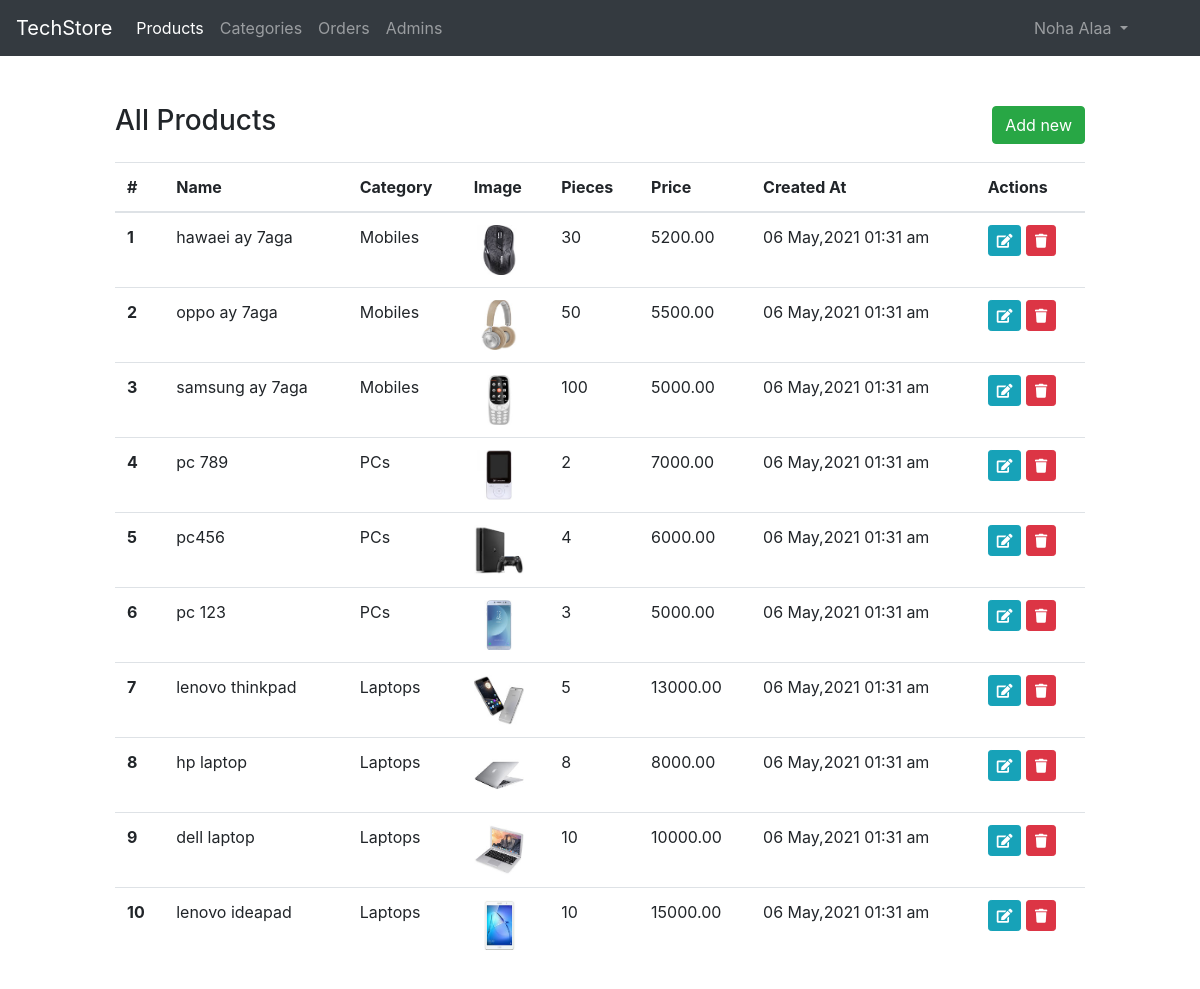
/admin/products.php (signed in), run on the app's committed database.
### tables this page shows
CREATE TABLE `products` (
  `id` int(10) UNSIGNED NOT NULL,
  `name` varchar(255) NOT NULL,
  `desc` text NOT NULL,
  `price` decimal(8,2) NOT NULL,
  `pieces_no` smallint(6) NOT NULL,
  `img` varchar(255) DEFAULT NULL,
  `cat_id` int(10) UNSIGNED DEFAULT NULL,
  `created_at` datetime NOT NULL DEFAULT current_timestamp()
);

CREATE TABLE `cats` (
  `id` int(10) UNSIGNED NOT NULL,
  `name` varchar(255) NOT NULL,
  `created_at` datetime NOT NULL DEFAULT current_timestamp()
);

### app.php (called while the page is built, shortened)
<?php
$session = new Session;
?>

### classes/Session.php (called while the page is built, shortened)
<?php
class Session
{
    public function get(string $key)
    {
        return $_SESSION[$key];
    }
}
?>

### classes/Models/Product.php (called while the page is built, shortened)
<?php
class Product extends Db
{
    public function __construct()
    {
        $this->table = "products";
    }
    public function selectAllWithCats(string $fields = "*") : array
    {
        $sql = "SELECT $fields FROM $this->table JOIN cats
            ON $this->table.cat_id = cats.id
            ORDER BY $this->table.id DESC";
        $result = mysqli_query($this->conn, $sql);
        return mysqli_fetch_all($result, MYSQLI_ASSOC);
    }
}
?>

### classes/Db.php (called while the page is built, shortened)
<?php
abstract class Db
{
    public function connect()
    {
        $this->conn = mysqli_connect(DB_SERVERNAME, DB_USERNAME, DB_PASSWORD, DB_NAME);
    }
}
?>

### admin/products.php (the view, shortened to what this page needs)
<?php
include("inc/header.php"); ?>
<?php
$pr = new Product;
$prods = $pr->selectAllWithCats("products.id AS prodId, products.name AS prodName, cats.name AS catName,
 img, pieces_no, price, products.created_at AS prodCreatedAt");
?>
<div class="container-fluid py-5">
    <div class="row">
        <div class="col-md-10 offset-md-1">
            <div class="d-flex justify-content-between align-items-center mb-3">
                <h3>All Products</h3>
                <a href="<?= AURL ;?>add-product.php" class="btn btn-success">
                    Add new
                </a>
            </div>
            <table class="table table-hover">
                <thead>
                    <tr>
                        <th scope="col">#</th>
                        <th scope="col">Name</th>
                        <th scope="col">Category</th>
                        <th scope="col">Image</th>
                        <th scope="col">Pieces</th>
                        <th scope="col">Price</th>
                        <th scope="col">Created At</th>
                        <th scope="col">Actions</th>
                    </tr>
                </thead>
                <tbody>
                    <?php foreach($prods as $index => $prod):?>
                    <tr>
                        <th scope="row"><?= $index + 1;?></th>
                        <td><?= $prod['prodName'];?></td>
                        <td><?= $prod['catName'];?></td>
                        <td>
                            <img src="<?= URL . "uploads/" . $prod['img']; ?>" height="50px" alt="">
                        </td>
                        <td><?= $prod['pieces_no'];?></td>
                        <td><?= $prod['price'];?></td>
                        <td><?= date("d M,Y h:i a",strtotime($prod['prodCreatedAt']));?></td>
                        <td>
                            <a class="btn btn-sm btn-info" href="<?= AURL . "edit-product.php?id=" . $prod['prodId'];?>">
                                <i class="fas fa-edit"></i>
                            </a>
                            <a class="btn btn-sm btn-danger" href="<?= AURL . "handlers/delete-product.php?id=". $prod['prodId'];?>">
                                <i class="fas fa-trash"></i>
                            </a>
                        </td>
                    </tr>
                    <?php endforeach; ?>
                </tbody>
            </table>
        </div>
    </div>
</div>
<?php include("inc/footer.php"); ?>

### admin/inc/header.php (shortened to what this page needs)
<?php require_once("../app.php");?>
<!DOCTYPE html>
<html lang="en">
<head>
    <link rel="stylesheet" href="<?= AURL; ?>assets/css/bootstrap.min.css">
    <link rel="stylesheet" href="<?= AURL; ?>assets/plugins/fontawesome-free-5.0.1/css/fontawesome-all.css">
</head>
<body>
    <nav class="navbar navbar-expand-lg navbar-dark bg-dark">
        <a class="navbar-brand" href="<?= AURL; ?>">TechStore</a>
        <div class="collapse navbar-collapse" id="navbarNavAltMarkup">
            <ul class="navbar-nav mr-auto mt-2 mt-lg-0">
                <li class="nav-item active">
                  <a class="nav-link" href="<?= AURL ;?>products.php">Products</a>
                </li>
                <li class="nav-item">
                  <a class="nav-link" href="<?= AURL ;?>categories.php">Categories</a>
                </li>
                <li class="nav-item">
                  <a class="nav-link" href="<?= AURL ;?>orders.php">Orders</a>
                </li>
                <li class="nav-item">
                  <a class="nav-link" href="<?= AURL ;?>admins.php">Admins</a>
                </li>
            </ul>
            <ul class="navbar-nav ml-auto mr-5">
                <li class="nav-item dropdown">
                    <a class="nav-link dropdown-toggle" href="#" id="navbarDropdown" role="button" data-toggle="dropdown" aria-haspopup="true" aria-expanded="false">
                      <?= $session->get('adminName');?>
                    </a>
                </li>
            </ul>
        </div>
    </nav>

### admin/inc/footer.php (shortened to what this page needs)
</body>
</html>

### data on the page
products: name "hawaei ay 7aga", cat.name "Mobiles", img (picture), pieces_no "30", price "5200.00", created_at "06 May,2021 01:31 am"
products: name "oppo ay 7aga", cat.name "Mobiles", img (picture), pieces_no "50", price "5500.00", created_at "06 May,2021 01:31 am"
products: name "samsung ay 7aga", cat.name "Mobiles", img (picture), pieces_no "100", price "5000.00", created_at "06 May,2021 01:31 am"
products: name "pc 789", cat.name "PCs", img (picture), pieces_no "2", price "7000.00", created_at "06 May,2021 01:31 am"
products: name "pc456", cat.name "PCs", img (picture), pieces_no "4", price "6000.00", created_at "06 May,2021 01:31 am"
products: name "pc 123", cat.name "PCs", img (picture), pieces_no "3", price "5000.00", created_at "06 May,2021 01:31 am"
products: name "lenovo thinkpad", cat.name "Laptops", img (picture), pieces_no "5", price "13000.00", created_at "06 May,2021 01:31 am"
products: name "hp laptop", cat.name "Laptops", img (picture), pieces_no "8", price "8000.00", created_at "06 May,2021 01:31 am"
products: name "dell laptop", cat.name "Laptops", img (picture), pieces_no "10", price "10000.00", created_at "06 May,2021 01:31 am"
products: name "lenovo ideapad", cat.name "Laptops", img (picture), pieces_no "10", price "15000.00", created_at "06 May,2021 01:31 am"

### other printed values
$session->get('adminName') "Noha Alaa"
